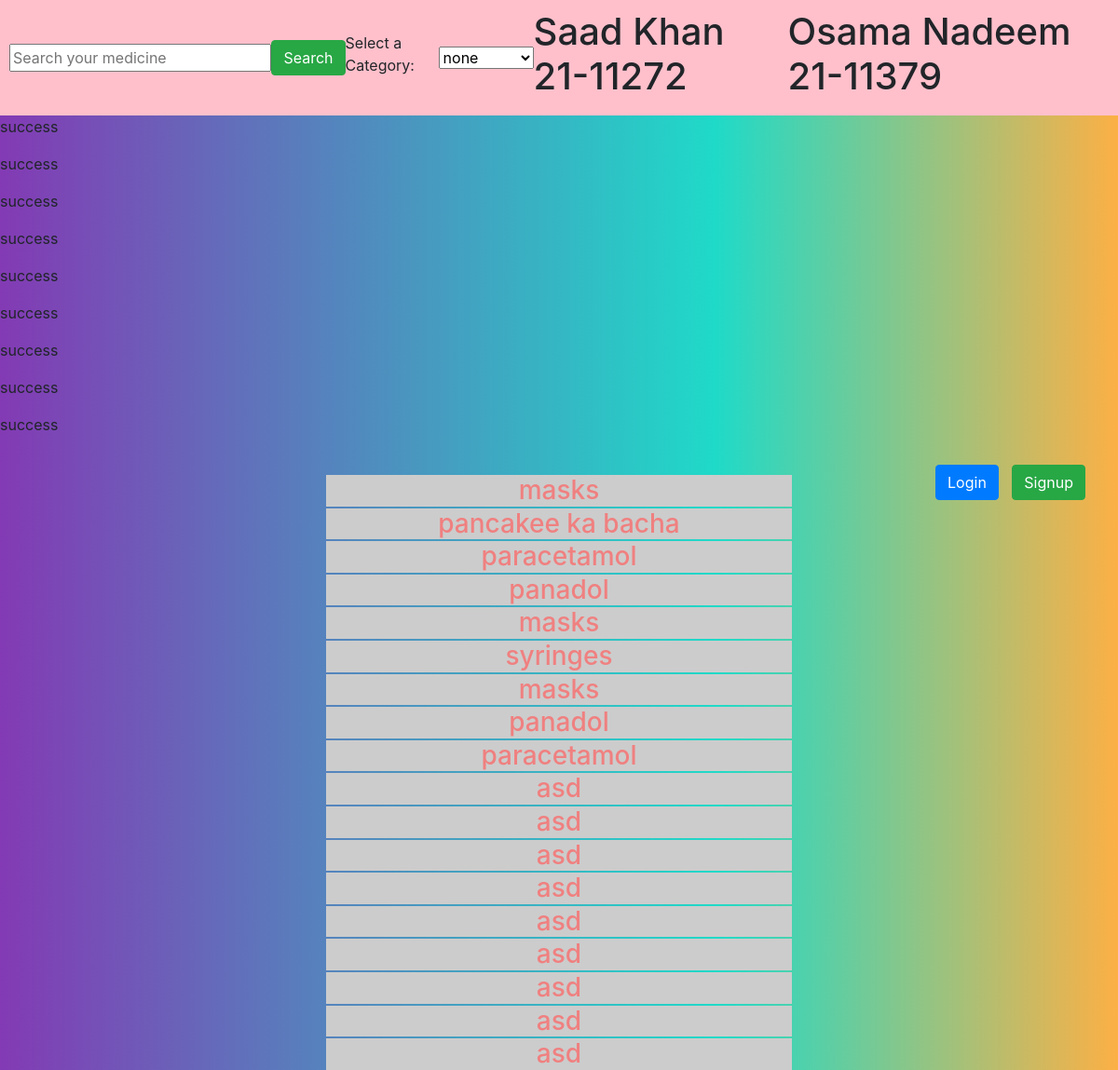
The page / on the database its author committed.
### tables this page shows
CREATE TABLE IF NOT EXISTS `inventory` (
  `id` int(11) NOT NULL,
  `name` varchar(55) NOT NULL,
  `type` varchar(55) NOT NULL,
  `manufacturer` varchar(55) NOT NULL,
  `countDrugs` int(11) NOT NULL,
  `price` int(11) NOT NULL,
  PRIMARY KEY (`id`)
);

### index.php (the view, shortened to what this page needs)
<!DOCTYPE html>
<html lang="en">
<head>
    <link rel="stylesheet" href="https://stackpath.bootstrapcdn.com/bootstrap/4.5.2/css/bootstrap.min.css">
    <link rel="stylesheet" href="./styling files/index.css">
</head>
<body>
        <form action="" class="indexForm" method="POST">
            <input class="search_bar" name="search" required type="text" placeholder="Search your medicine">
            <input value='Search' id="search" name='search_btn' class="btn btn-success" type="submit">
            <label for="">Select a Category:</label>
            <select name="category">
                <option value="none">none</option>
            </select>
            <h1>Saad Khan 21-11272</h1>
            <h1>Osama Nadeem 21-11379</h1>
        </form>
    <div class="main">
    <?php
        include "./Database/database.php";
        if(!isset($_SESSION['client']) && !isset($_SESSION['employee']) && !isset($_SESSION['admin'])){
    ?>
            <div class="main-btns">
                <a class = "btn btn-primary" href="login.php">Login</a>
                <a class = "btn btn-success" href="signup.php">Signup</a>
            </div>
            <br>
    <?php
        }
    ?>
    <?php
        if(!isset($_POST['search_btn'])){
            $sql="SELECT * from inventory";
            if($data=mysqli_query($conn,$sql)){
                if(mysqli_num_rows($data)>0){
                    while($row=mysqli_fetch_array($data)){
                        echo "<h3 class='result'><a href='./client/client.php?drugId=".$row['id']. "'>". $row['name']."<br></a></h3>";
    ?>
    <?php
                    }
                }
            }
        }
    ?>
    </div>
</body>
</html>

### Database/database.php (shortened to what this page needs)
 <?php
require_once "server_configuration.php";
    $conn = mysqli_connect($host, $username, $passwrd);
    $dbname = "emedical";
    $query = "CREATE DATABASE $dbname";
    if ( mysqli_query($conn, $query) ){
        echo "<p>success</p>";
    }
    mysqli_select_db($conn, $dbname);
    $tableInventory = "CREATE TABLE inventory(
        id INT NOT NULL AUTO_INCREMENT,
        name VARCHAR(55) NOT NULL,
        type VARCHAR(55) NOT NULL,
        manufacturer VARCHAR(55) NOT NULL,
        countDrugs INT NOT NULL,
        price INT NOT NULL,
        PRIMARY KEY(id)
    )";
    if ( mysqli_query($conn, $tableInventory) ){
        echo "<p>success</p>";
    }
    $tableEmp = "CREATE TABLE employees (
        id INT NOT NULL,
        name VARCHAR(55) NOT NULL,
        password VARCHAR(55) NOT NULL,
        cnic VARCHAR(55) NOT NULL,
        contact1 VARCHAR(55) NOT NULL,
        contact2 VARCHAR(55) NOT NULL,
        address VARCHAR(55) NOT NULL,
        salary INT NOT NULL,
        status VARCHAR(25) NOT NULL,
        joinedDate datetime default current_timestamp,
        leftDate DATE,
        leaves INT,
        PRIMARY KEY (cnic)
    )";
    if ( mysqli_query($conn, $tableEmp) ){
        echo "<p>success</p>";
    }
    $tableAdmin = "CREATE TABLE admins(
        id INT NOT NULL AUTO_INCREMENT,
        name VARCHAR(55) NOT NULL,
        password VARCHAR(55) NOT NULL,
        PRIMARY KEY(id)
    )";
    if ( mysqli_query($conn, $tableAdmin) ){
        echo "<p>success</p>";
    }
    $tableClient = "CREATE TABLE clients(
        id INT NOT NULL AUTO_INCREMENT,
        name VARCHAR(55) NOT NULL,
        password VARCHAR(55) NOT NULL,
        address VARCHAR(55) NOT NULL,
        phone VARCHAR(55) NOT NULL,
        email VARCHAR(55) NOT NULL,
        PRIMARY KEY(id)
    )";
    if ( mysqli_query($conn, $tableClient) ){
        echo "<p>success</p>";
    }
    $tableSupplier = "CREATE TABLE suppliers(
        id INT NOT NULL AUTO_INCREMENT,
        name VARCHAR(55) NOT NULL,
        type VARCHAR(55) NOT NULL,
        manufacturer VARCHAR(55) NOT NULL,
        PRIMARY KEY(id)
    )";
    if ( mysqli_query($conn, $tableSupplier) ){
        echo "<p>success</p>";
    }
    $tableOrders = "CREATE TABLE supply_orders(
        id INT NOT NULL AUTO_INCREMENT,
        supplierName VARCHAR(55) NOT NULL,
        type VARCHAR(55) NOT NULL,
        manufName VARCHAR(55) NOT NULL,
        quantity INT NOT NULL,
        orderDateTime datetime default current_timestamp,
        PRIMARY KEY(id)
    )";
    if ( mysqli_query($conn, $tableOrders) ){
        echo "<p>success</p>";
    }
    $tableUsers = "CREATE TABLE users(
        userid VARCHAR(55) NOT NULL,
        visit_on VARCHAR(55) NOT NULL,
        end_at VARCHAR(55) NOT NULL
    )";
    if ( mysqli_query($conn, $tableUsers) ){
        echo "<p>success</p>";
    }
    $tableClientOrders = "CREATE TABLE clientOrders(
        id INT NOT NULL AUTO_INCREMENT,
        name VARCHAR(55) NOT NULL,
        userid VARCHAR(55) NOT NULL,
        address VARCHAR(55) NOT NULL,
        phone VARCHAR(55) NOT NULL,
        email VARCHAR(55) NOT NULL,
        orderDayTime datetime default current_timestamp,
        deliveryTime VARCHAR(55) NOT NULL,
        deliveryStatus VARCHAR(55) NOT NULL,
        charges INT NOT NULL,
        remainingDues INT,
        PRIMARY KEY(id)
    )";
    if ( mysqli_query($conn, $tableClientOrders) ){
        echo "<p>success</p>";
    }

### styling files/index.css (style rules this page uses)
body { background: rgb(131,58,180); background: linear-gradient(90deg, rgba(131,58,180,1) 0%, rgba(31,218,200,1) 64%, rgba(252,176,69,1) 100%); }
.indexForm { width: 100%; display: flex; justify-content: space-between; padding: 10px; align-items: center; background-color: pink; }
.indexForm :nth-child(1) { width: 33%; }
.main-btns { float: right; margin-right: 20px; margin-top: 10px; padding: 5px; }
.main-btns > a { margin-right: 10px; }
.result { width: 500px; margin: 0 auto; background-color: #ccc; margin-top: 2px; text-align: center; }
.result>a { color: lightcoral; text-decoration: none; }

### rows shown on the page
inventory: name "masks"
inventory: name "pancakee ka bacha"
inventory: name "paracetamol"
inventory: name "panadol"
inventory: name "masks"
inventory: name "syringes"
inventory: name "masks"
inventory: name "panadol"
inventory: name "paracetamol"
inventory: name "asd"
inventory: name "asd"
inventory: name "asd"
inventory: name "asd"
inventory: name "asd"
inventory: name "asd"
inventory: name "asd"
inventory: name "asd"
inventory: name "asd"
